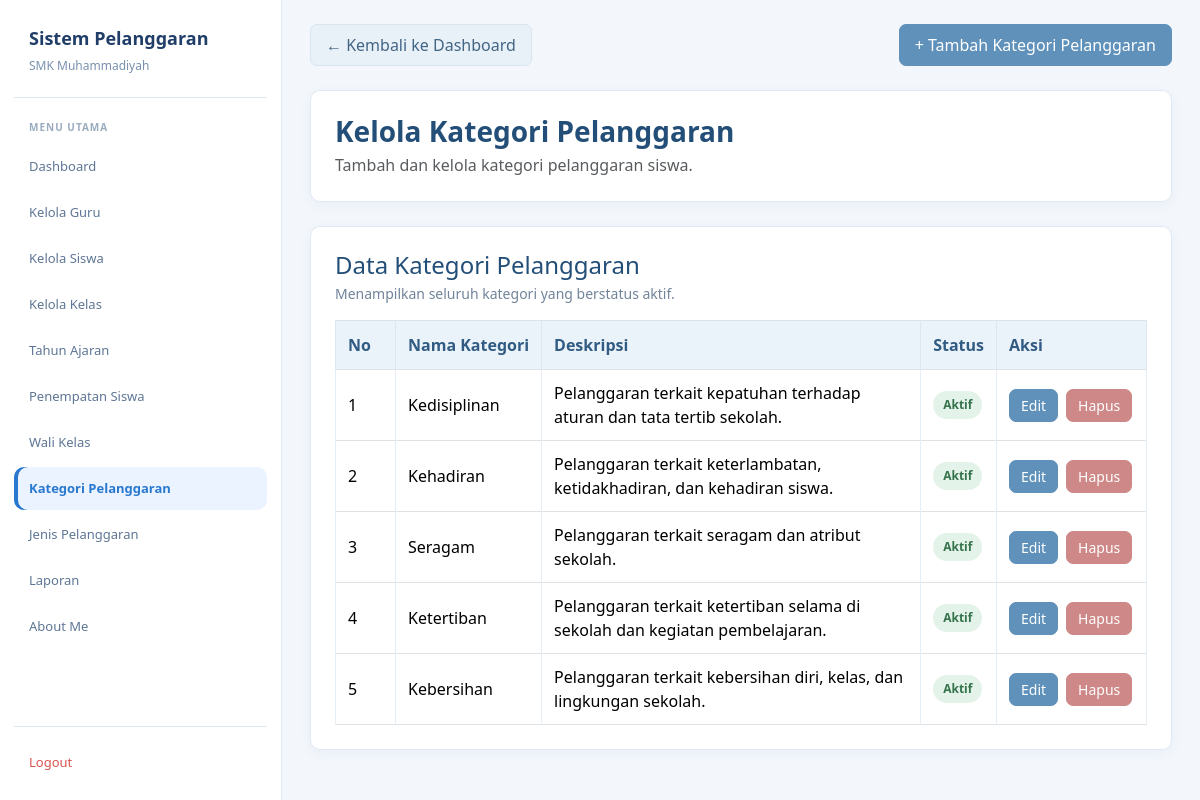
The app's page /admin/kategori_pelanggaran.php (signed in) with its own data.
### tables this page shows
CREATE TABLE `t_pelanggaran_kategori` (
  `id` int(11) NOT NULL,
  `nama` varchar(100) NOT NULL,
  `deskripsi` text NOT NULL,
  `status_aktif` tinyint(1) NOT NULL,
  `created_at` timestamp NULL DEFAULT NULL,
  `updated_at` timestamp NULL DEFAULT NULL
);

### admin/kategori_pelanggaran.php (the view, shortened to what this page needs)
<?php
include "../config/koneksi.php";
$bukaForm = false;
$query = mysqli_query(
    $koneksi,
    "SELECT *
     FROM t_pelanggaran_kategori
     WHERE status_aktif = 1
     ORDER BY id ASC"
);
function e($value): string
{
    return htmlspecialchars(
        (string)($value ?? ''),
        ENT_QUOTES,
        'UTF-8'
    );
}
?>
<!DOCTYPE html>
<html lang="id">
<head>
    <link
        href="https://cdn.jsdelivr.net/npm/bootstrap@5.3.8/dist/css/bootstrap.min.css"
        rel="stylesheet">
</head>
<body>
<aside class="sidebar">
    <?php include "layout/sidebar.php"; ?>
</aside>
<main class="main">
    <div class="container py-2">
        <div class="d-flex flex-wrap justify-content-between align-items-center gap-2 mb-4">
            <a href="../dashboard.php" class="btn btn-secondary">
                &larr; Kembali ke Dashboard
            </a>
            <button
                type="button"
                class="btn btn-primary"
                id="tombolTambah"
                data-bs-toggle="collapse"
                data-bs-target="#formTambahKategori"
                aria-expanded="<?= $bukaForm ? 'true' : 'false'; ?>"
                aria-controls="formTambahKategori">
                + Tambah Kategori Pelanggaran
            </button>
        </div>
        <div class="card mb-4">
            <div class="card-body">
                <h2 class="judul mb-1">Kelola Kategori Pelanggaran</h2>
                <p class="text-muted mb-0">
                    Tambah dan kelola kategori pelanggaran siswa.
                </p>
            </div>
        </div>
        <div class="card">
            <div class="card-body">
                <h4 class="mb-1">Data Kategori Pelanggaran</h4>
                <p class="keterangan mb-3">
                    Menampilkan seluruh kategori yang berstatus aktif.
                </p>
                <div class="table-responsive">
                    <table class="table table-bordered table-hover align-middle">
                        <thead>
                            <tr>
                                <th style="width: 60px;">No</th>
                                <th>Nama Kategori</th>
                                <th>Deskripsi</th>
                                <th>Status</th>
                                <th style="width: 150px;">Aksi</th>
                            </tr>
                        </thead>
                        <tbody>
                            <?php if (mysqli_num_rows($query) > 0): ?>
                                <?php $no = 1; ?>
                                <?php while ($data = mysqli_fetch_assoc($query)): ?>
                                    <tr>
                                        <td><?= $no++; ?></td>
                                        <td><?= e($data['nama'] ?? ''); ?></td>
                                        <td><?= e($data['deskripsi'] ?? ''); ?></td>
                                        <td>
                                            <span class="status-aktif">Aktif</span>
                                        </td>
                                        <td>
                                            <div class="d-flex flex-wrap gap-2">
                                                <a
                                                    href="edit_kategori_pelanggaran.php?id=<?= (int)$data['id']; ?>"
                                                    class="btn btn-sm btn-primary">
                                                    Edit
                                                </a>
                                                <a
                                                    href="hapus_kategori_pelanggaran.php?id=<?= (int)$data['id']; ?>"
                                                    class="btn btn-sm btn-danger"
                                                    onclick="return confirm('Yakin ingin menghapus kategori ini?')">
                                                    Hapus
                                                </a>
                                            </div>
                                        </td>
                                    </tr>
                                <?php endwhile; ?>
                            <?php endif; ?>
                        </tbody>
                    </table>
                </div>
            </div>
        </div>
    </div>
</main>
</body>
</html>

### admin/kategori_pelanggaran.php (style rules this page uses)
:root { --blue: #2878cf; --blue-dark: #203e68; --blue-soft: #eaf3ff; --page: #f3f7fc; --white: #fff; --text: #2f435a; --muted: #7890ad; --line: #dce9f8; }
* { box-sizing: border-box; }
body { margin: 0; background: var(--page); color: var(--text); font-family: "Segoe UI", Arial, sans-serif; }
a { text-decoration: none; }
.sidebar { position: fixed; left: 0; top: 0; width: 282px; min-width: 282px; height: 100vh; overflow-y: auto; background: var(--white); border-right: 1px solid var(--line); padding: 25px 14px 16px; display: flex; flex-direction: column; z-index: 1000; }
.main { margin-left: 282px; min-height: 100vh; padding: 24px 28px 40px; }
.container { width: 100%; max-width: none !important; margin: 0 auto; padding: 0 !important; }
.judul, h4 { color: #234e78; }
.judul { font-size: 28px; font-weight: 600; }
.card { border: 1px solid #e1eaf4 !important; border-radius: 10px; box-shadow: 0 3px 12px rgba(35, 78, 120, .05) !important; }
.card-body { padding: 24px; }
.btn { border-radius: 7px; }
.btn-primary { --bs-btn-color: #fff; --bs-btn-bg: #5f91ba; --bs-btn-border-color: #5f91ba; --bs-btn-hover-color: #fff; --bs-btn-hover-bg: #4b7fa9; --bs-btn-hover-border-color: #4b7fa9; padding: 8px 15px; }
.btn-secondary { --bs-btn-bg: #e8f0f8; --bs-btn-border-color: #d8e5f1; --bs-btn-color: #426584; --bs-btn-hover-bg: #dceaf6; --bs-btn-hover-border-color: #cbddeb; --bs-btn-hover-color: #234e78; padding: 8px 15px; }
.btn-danger { --bs-btn-color: #fff; --bs-btn-bg: #cf8888; --bs-btn-border-color: #cf8888; --bs-btn-hover-color: #fff; --bs-btn-hover-bg: #bd7777; --bs-btn-hover-border-color: #bd7777; }
.btn-sm { padding: 5px 11px; }
.table { color: #344b63; vertical-align: middle; margin-bottom: 0; }
.table thead th { background: #eaf2fa; color: #315b82; border-color: #dce7f1; font-weight: 600; padding: 12px; white-space: nowrap; }
.table tbody td { border-color: #e5edf5; padding: 11px 12px; }
.status-aktif { display: inline-block; padding: 5px 10px; border-radius: 20px; font-size: 12px; font-weight: 600; white-space: nowrap; background: #e4f3e9; color: #34734b; }
.keterangan { color: #71849a; font-size: 14px; }

### records on screen
t_pelanggaran_kategori: nama "Kedisiplinan", deskripsi "Pelanggaran terkait kepatuhan terhadap aturan dan tata tertib sekolah."
t_pelanggaran_kategori: nama "Kehadiran", deskripsi "Pelanggaran terkait keterlambatan, ketidakhadiran, dan kehadiran siswa."
t_pelanggaran_kategori: nama "Seragam", deskripsi "Pelanggaran terkait seragam dan atribut sekolah."
t_pelanggaran_kategori: nama "Ketertiban", deskripsi "Pelanggaran terkait ketertiban selama di sekolah dan kegiatan pembelajaran."
t_pelanggaran_kategori: nama "Kebersihan", deskripsi "Pelanggaran terkait kebersihan diri, kelas, dan lingkungan sekolah."
